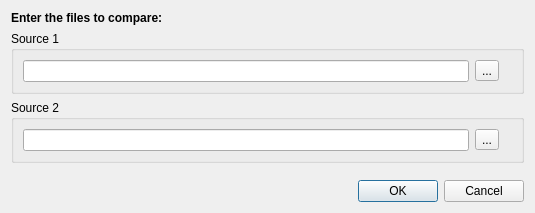
<?xml version="1.0" encoding="UTF-8"?>
<ui version="4.0">
 <class>UICompare</class>
 <widget class="QDialog" name="UICompare">
  <property name="geometry">
   <rect>
    <x>0</x>
    <y>0</y>
    <width>535</width>
    <height>213</height>
   </rect>
  </property>
  <property name="windowTitle">
   <string>Compare files</string>
  </property>
  <property name="windowIcon">
   <iconset resource="../ressources.qrc">
    <normaloff>:/images/diff.png</normaloff>:/images/diff.png</iconset>
  </property>
  <layout class="QVBoxLayout" name="verticalLayout">
   <item>
    <widget class="QLabel" name="label">
     <property name="font">
      <font>
       <weight>75</weight>
       <bold>true</bold>
      </font>
     </property>
     <property name="text">
      <string>Enter the files to compare:</string>
     </property>
     <property name="textFormat">
      <enum>Qt::AutoText</enum>
     </property>
     <property name="margin">
      <number>6</number>
     </property>
    </widget>
   </item>
   <item>
    <widget class="QGroupBox" name="src1GroupBox">
     <property name="title">
      <string>Source 1</string>
     </property>
     <property name="flat">
      <bool>false</bool>
     </property>
     <layout class="QHBoxLayout" name="horizontalLayout_2">
      <item>
       <layout class="QHBoxLayout" name="src1horizontalLayout">
        <item>
         <widget class="ClearLineEdit" name="src1LineEdit"/>
        </item>
        <item>
         <widget class="QToolButton" name="src1ToolButton">
          <property name="text">
           <string>...</string>
          </property>
         </widget>
        </item>
        <item>
         <widget class="QLabel" name="src1CheckLabel">
          <property name="maximumSize">
           <size>
            <width>24</width>
            <height>24</height>
           </size>
          </property>
          <property name="text">
           <string/>
          </property>
          <property name="pixmap">
           <pixmap resource="../ressources.qrc">:/images/stop.png</pixmap>
          </property>
          <property name="scaledContents">
           <bool>true</bool>
          </property>
         </widget>
        </item>
       </layout>
      </item>
     </layout>
    </widget>
   </item>
   <item>
    <widget class="QGroupBox" name="src2GroupBox">
     <property name="title">
      <string>Source 2</string>
     </property>
     <layout class="QHBoxLayout" name="horizontalLayout_4">
      <item>
       <layout class="QHBoxLayout" name="src2horizontalLayout">
        <item>
         <widget class="ClearLineEdit" name="src2LineEdit"/>
        </item>
        <item>
         <widget class="QToolButton" name="src2ToolButton">
          <property name="text">
           <string>...</string>
          </property>
         </widget>
        </item>
        <item>
         <widget class="QLabel" name="src2CheckLabel">
          <property name="maximumSize">
           <size>
            <width>24</width>
            <height>24</height>
           </size>
          </property>
          <property name="text">
           <string/>
          </property>
          <property name="pixmap">
           <pixmap resource="../ressources.qrc">:/images/tick.png</pixmap>
          </property>
          <property name="scaledContents">
           <bool>true</bool>
          </property>
         </widget>
        </item>
       </layout>
      </item>
     </layout>
    </widget>
   </item>
   <item>
    <spacer name="verticalSpacer">
     <property name="orientation">
      <enum>Qt::Vertical</enum>
     </property>
     <property name="sizeHint" stdset="0">
      <size>
       <width>20</width>
       <height>40</height>
      </size>
     </property>
    </spacer>
   </item>
   <item>
    <widget class="QDialogButtonBox" name="buttonBox">
     <property name="orientation">
      <enum>Qt::Horizontal</enum>
     </property>
     <property name="standardButtons">
      <set>QDialogButtonBox::Cancel|QDialogButtonBox::Ok</set>
     </property>
    </widget>
   </item>
  </layout>
 </widget>
 <customwidgets>
  <customwidget>
   <class>ClearLineEdit</class>
   <extends>QLineEdit</extends>
   <header location="global">widget/ClearLineEdit.h</header>
  </customwidget>
 </customwidgets>
 <resources>
  <include location="../ressources.qrc"/>
 </resources>
 <connections>
  <connection>
   <sender>buttonBox</sender>
   <signal>accepted()</signal>
   <receiver>UICompare</receiver>
   <slot>accept()</slot>
   <hints>
    <hint type="sourcelabel">
     <x>248</x>
     <y>254</y>
    </hint>
    <hint type="destinationlabel">
     <x>157</x>
     <y>274</y>
    </hint>
   </hints>
  </connection>
  <connection>
   <sender>buttonBox</sender>
   <signal>rejected()</signal>
   <receiver>UICompare</receiver>
   <slot>reject()</slot>
   <hints>
    <hint type="sourcelabel">
     <x>316</x>
     <y>260</y>
    </hint>
    <hint type="destinationlabel">
     <x>286</x>
     <y>274</y>
    </hint>
   </hints>
  </connection>
 </connections>
</ui>
